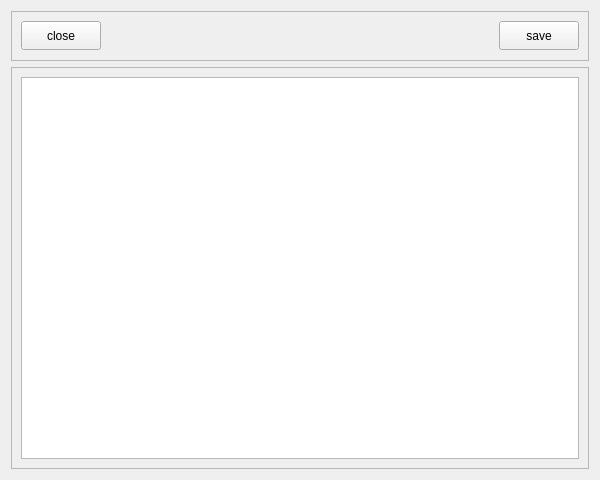
<?xml version="1.0" encoding="UTF-8"?>
<ui version="4.0">
 <class>DefaultMeta</class>
 <widget class="QWidget" name="DefaultMeta">
  <property name="windowModality">
   <enum>Qt::WindowModality::ApplicationModal</enum>
  </property>
  <property name="geometry">
   <rect>
    <x>0</x>
    <y>0</y>
    <width>600</width>
    <height>480</height>
   </rect>
  </property>
  <property name="windowTitle">
   <string>Default Metadata</string>
  </property>
  <layout class="QVBoxLayout" name="verticalLayout">
   <item>
    <widget class="QFrame" name="frame">
     <property name="minimumSize">
      <size>
       <width>0</width>
       <height>50</height>
      </size>
     </property>
     <property name="maximumSize">
      <size>
       <width>16777215</width>
       <height>50</height>
      </size>
     </property>
     <property name="frameShape">
      <enum>QFrame::Shape::StyledPanel</enum>
     </property>
     <property name="frameShadow">
      <enum>QFrame::Shadow::Raised</enum>
     </property>
     <layout class="QHBoxLayout" name="horizontalLayout">
      <item>
       <widget class="QToolButton" name="close_Btn">
        <property name="minimumSize">
         <size>
          <width>80</width>
          <height>29</height>
         </size>
        </property>
        <property name="maximumSize">
         <size>
          <width>80</width>
          <height>29</height>
         </size>
        </property>
        <property name="text">
         <string>close</string>
        </property>
       </widget>
      </item>
      <item>
       <spacer name="horizontalSpacer">
        <property name="orientation">
         <enum>Qt::Orientation::Horizontal</enum>
        </property>
        <property name="sizeHint" stdset="0">
         <size>
          <width>40</width>
          <height>20</height>
         </size>
        </property>
       </spacer>
      </item>
      <item>
       <widget class="QToolButton" name="save_Btn">
        <property name="minimumSize">
         <size>
          <width>80</width>
          <height>29</height>
         </size>
        </property>
        <property name="maximumSize">
         <size>
          <width>80</width>
          <height>29</height>
         </size>
        </property>
        <property name="text">
         <string>save</string>
        </property>
       </widget>
      </item>
     </layout>
    </widget>
   </item>
   <item>
    <widget class="QFrame" name="frame_2">
     <property name="frameShape">
      <enum>QFrame::Shape::StyledPanel</enum>
     </property>
     <property name="frameShadow">
      <enum>QFrame::Shadow::Raised</enum>
     </property>
     <layout class="QHBoxLayout" name="horizontalLayout_2">
      <item>
       <widget class="QTableWidget" name="tableWidget"/>
      </item>
     </layout>
    </widget>
   </item>
  </layout>
 </widget>
 <resources/>
 <connections/>
</ui>
